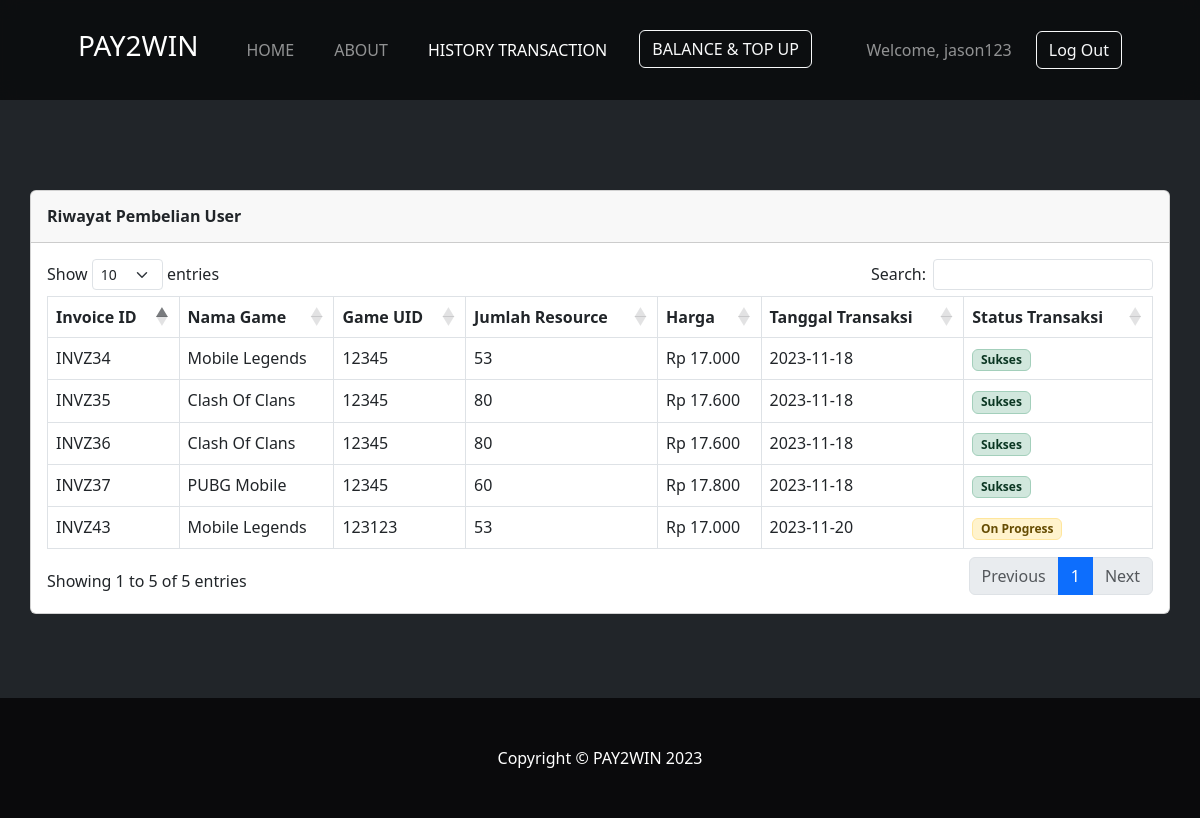
The app's page /history_transaction.php (signed in) with its own data.
### tables this page shows
CREATE TABLE `invoice` (
  `invoice_id` int(11) NOT NULL,
  `tanggal_transaksi` date NOT NULL,
  `uid_game` varchar(50) NOT NULL,
  `status_transaksi` int(10) NOT NULL,
  `item_id` int(11) DEFAULT NULL,
  `member_id` int(11) DEFAULT NULL
);

CREATE TABLE `game` (
  `game_id` int(11) NOT NULL,
  `game_name` varchar(30) DEFAULT NULL,
  `deskripsi` varchar(100) DEFAULT NULL,
  `logo` varchar(255) DEFAULT NULL,
  `gambar_deskripsi` varchar(255) DEFAULT NULL
);

CREATE TABLE `item` (
  `item_id` int(11) NOT NULL,
  `status_stok` int(11) NOT NULL DEFAULT 1,
  `nominal_topup` int(10) NOT NULL,
  `harga_satuan` int(10) NOT NULL,
  `resource_image` varchar(255) DEFAULT NULL,
  `game_id` int(11) DEFAULT NULL
);

### history_transaction.php (the view, shortened to what this page needs)
<?php
include 'db_conn.php';
if (isset($_SESSION['user'])) {
    $user = $_SESSION['user'];
    $memberId = $user['member_id'];
    $stmt3 = $pdo->prepare("SELECT saldo FROM users WHERE member_id = :member_id");
    $stmt3->bindParam(":member_id", $memberId);
    $stmt3->execute();
    $rows3 = $stmt3->fetch(PDO::FETCH_ASSOC);
    $userName = $user['username'];
    $saldo = $rows3['saldo'];
    $stmt = $pdo->prepare(
        "SELECT invoice.invoice_id, game.game_name, invoice.uid_game, item.nominal_topup, item.harga_satuan, invoice.tanggal_transaksi, invoice.status_transaksi FROM users
            INNER JOIN invoice
                ON users.member_id = invoice.member_id
            INNER JOIN item
                ON invoice.item_id = item.item_id
            INNER JOIN game
                ON item.game_id = game.game_id WHERE invoice.member_id=:member_id;"
    );
    $stmt->bindParam(":member_id", $memberId);
    $stmt->execute();
    $rows = $stmt->fetchAll(PDO::FETCH_ASSOC);
} else {
    header('location: login.php');
    exit;
}
?>
<!DOCTYPE html>
<html lang="en">
<head>
    <link href="https://cdn.jsdelivr.net/npm/bootstrap-icons@1.5.0/font/bootstrap-icons.css" rel="stylesheet" />
    <link rel="stylesheet" href="https://cdnjs.cloudflare.com/ajax/libs/twitter-bootstrap/5.3.0/css/bootstrap.min.css">
    <link rel="stylesheet" href="https://cdn.datatables.net/1.13.6/css/dataTables.bootstrap5.min.css">
</head>
<body class="bg-dark">
    <nav class="py-4 navbar navbar-expand-lg navbar-dark fixed-top"
        style="background: rgba(0, 0, 0, 0.6) !important; backdrop-filter: blur(10px) saturate(125%); z-index: 2; -webkit-backdrop-filter: blur(10px) saturate(125%);">
        <div class="container px-4 px-lg-5 text-white">
            <a class="navbar-brand" href="home.php">
                <h3>PAY2WIN</h3>
            </a>
            <div class="collapse navbar-collapse" id="navbarSupportedContent">
                <ul class="navbar-nav me-auto mb-2 mb-lg-0 ms-lg-4">
                    <li class="nav-item me-4"><a class="nav-link" aria-current="page" href="home.php">HOME</a>
                    </li>
                    <li class="nav-item me-4"><a class="nav-link" href="about.php">ABOUT</a></li>
                    <li class="nav-item me-4"><a class="nav-link active" href="history_transaction.php">HISTORY
                            TRANSACTION</a>
                    </li>
                    <li class="nav-item me-4"><button type="button" class="balance-info-btn btn btn-outline-light"
                            data-id="<?php echo $memberId; ?>" data-saldo="<?php echo $saldo; ?>" data-bs-toggle="modal"
                            data-bs-target="#balanceInfo">BALANCE & TOP UP</button></li>
                </ul>
                <ul class="navbar-nav align-items-center">
                    <li class="nav-item">
                        <a class="nav-link me-3" href="#">
                            <p class="mb-0">Welcome,
                                <?php echo $userName; ?>
                            </p>
                        </a>
                    </li>
                    <li class="nav-item">
                        <a href="#">
                            <button type="button" class="btn btn-outline-light" data-bs-toggle="modal"
                                data-bs-target="#logoutModal">Log Out</button>
                        </a>
                    </li>
                </ul>
            </div>
        </div>
    </nav>
    <div id="wrapper" style='margin-top: 150px !important; margin-bottom: 40px !important;'>
        <div id="content-wrapper" class="d-flex flex-column">
            <div id="content">
                <div class="container" style="padding: 40px 0 20px 0;">
                    <div class="card mb-4">
                        <div class="card-header py-3">
                            <h6 class="m-0 font-weight-bold text-dark"><strong>Riwayat Pembelian User</strong></h6>
                        </div>
                        <div class="card-body">
                            <div class="table-responsive">
                                <table class="table table-bordered" id="dataTable" width="100%" cellspacing="0">
                                    <thead>
                                        <tr>
                                            <th>Invoice ID</th>
                                            <th>Nama Game</th>
                                            <th>Game UID</th>
                                            <th>Jumlah Resource</th>
                                            <th>Harga</th>
                                            <th>Tanggal Transaksi</th>
                                            <th>Status Transaksi</th>
                                        </tr>
                                    </thead>
                                    <tbody>
                                        <?php
                                        foreach ($rows as $row) {
                                            $invoiceID = $row["invoice_id"];
                                            $game_name = $row["game_name"];
                                            $uid_game = $row["uid_game"];
                                            $nominal_topup = $row["nominal_topup"];
                                            $harga_satuan = $row["harga_satuan"];
                                            $tanggal_transaksi = $row["tanggal_transaksi"];
                                            $status = $row["status_transaksi"];
                                            echo "<tr>";
                                            echo "<td>INVZ$invoiceID</td>";
                                            echo "<td>$game_name</td>";
                                            echo "<td>$uid_game</td>";
                                            echo "<td>$nominal_topup</td>";
                                            echo "<td> Rp " . number_format($harga_satuan, 0, ',', '.') . "</td>";
                                            echo "<td>$tanggal_transaksi</td>";
                                            echo "<td>";
                                            if ($status == 1) {
                                                echo "<span class='badge text-bg-success text-success-emphasis bg-success-subtle border border-success-subtle rounded-2'>Sukses</span>";
                                            } elseif ($status == 0) {
                                                echo "<span class='badge text-bg-warning text-warning-emphasis bg-warning-subtle border border-warning-subtle rounded-2'>On Progress</span>";
                                            } elseif ($status == -1) {
                                                echo "<span class='badge text-bg-danger text-danger-emphasis bg-danger-subtle border border-danger-subtle rounded-2'>Fail</span>";
                                            } else {
                                                echo "Unknown Status";
                                            }
                                            echo "</td>";
                                            echo "</tr>";
                                        }
                                        ?>
                                    </tbody>
                                </table>
                            </div>
                        </div>
                    </div>
                </div>
            </div>
        </div>
    </div>
</body>
<footer class="py-5 bg-dark" style="background-color: rgb(10, 10, 12) !important">
    <div class="container">
        <p class="m-0 text-center text-white">Copyright &copy; PAY2WIN 2023</p>
    </div>
</footer>
</html>

### history_transaction.php (style rules this page uses)
body { min-height: 100vh; display: flex; flex-direction: column; margin: 0; }
footer { margin-top: auto; }

### records on screen
invoice: invoice_id "34", game.game_name "Mobile Legends", uid_game "12345", item.nominal_topup "53", item.harga_satuan "17.000", tanggal_transaksi "2023-11-18", status_transaksi "Sukses"
invoice: invoice_id "35", game.game_name "Clash Of Clans", uid_game "12345", item.nominal_topup "80", item.harga_satuan "17.600", tanggal_transaksi "2023-11-18", status_transaksi "Sukses"
invoice: invoice_id "36", game.game_name "Clash Of Clans", uid_game "12345", item.nominal_topup "80", item.harga_satuan "17.600", tanggal_transaksi "2023-11-18", status_transaksi "Sukses"
invoice: invoice_id "37", game.game_name "PUBG Mobile", uid_game "12345", item.nominal_topup "60", item.harga_satuan "17.800", tanggal_transaksi "2023-11-18", status_transaksi "Sukses"
invoice: invoice_id "43", game.game_name "Mobile Legends", uid_game "123123", item.nominal_topup "53", item.harga_satuan "17.000", tanggal_transaksi "2023-11-20", status_transaksi "On Progress"

### other values on screen
$userName "jason123"
